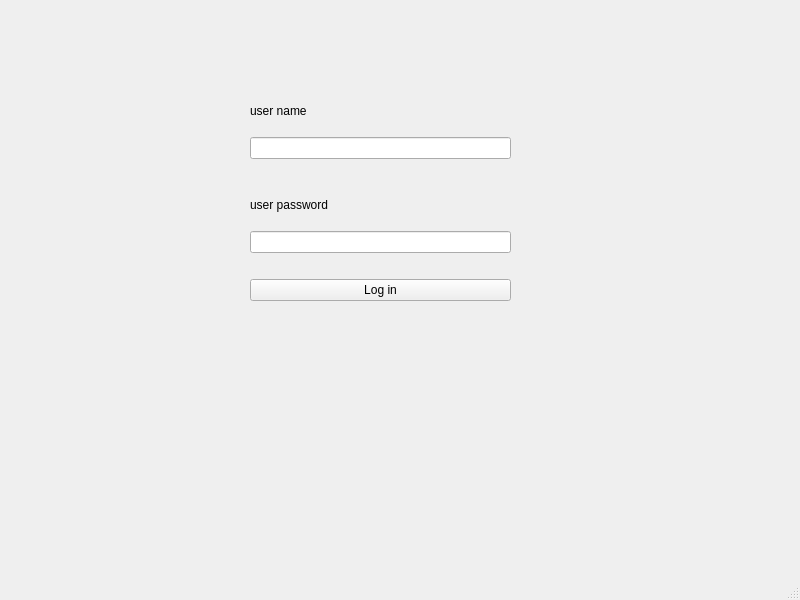
<?xml version="1.0" encoding="UTF-8"?>
<ui version="4.0">
 <class>MainWindow</class>
 <widget class="QMainWindow" name="MainWindow">
  <property name="geometry">
   <rect>
    <x>0</x>
    <y>0</y>
    <width>800</width>
    <height>600</height>
   </rect>
  </property>
  <property name="windowTitle">
   <string>MainWindow</string>
  </property>
  <widget class="QWidget" name="centralwidget">
   <widget class="QWidget" name="verticalLayoutWidget">
    <property name="geometry">
     <rect>
      <x>250</x>
      <y>90</y>
      <width>261</width>
      <height>211</height>
     </rect>
    </property>
    <layout class="QVBoxLayout" name="verticalLayout">
     <item>
      <widget class="QLabel" name="label_2">
       <property name="text">
        <string>user name</string>
       </property>
      </widget>
     </item>
     <item>
      <widget class="QLineEdit" name="lineEdit">
       <property name="maxLength">
        <number>255</number>
       </property>
      </widget>
     </item>
     <item>
      <spacer name="horizontalSpacer_2">
       <property name="orientation">
        <enum>Qt::Horizontal</enum>
       </property>
       <property name="sizeHint" stdset="0">
        <size>
         <width>40</width>
         <height>20</height>
        </size>
       </property>
      </spacer>
     </item>
     <item>
      <widget class="QLabel" name="label">
       <property name="text">
        <string>user password</string>
       </property>
      </widget>
     </item>
     <item>
      <widget class="QLineEdit" name="lineEdit_2">
       <property name="maxLength">
        <number>255</number>
       </property>
      </widget>
     </item>
     <item>
      <spacer name="horizontalSpacer">
       <property name="orientation">
        <enum>Qt::Horizontal</enum>
       </property>
       <property name="sizeHint" stdset="0">
        <size>
         <width>40</width>
         <height>20</height>
        </size>
       </property>
      </spacer>
     </item>
     <item>
      <widget class="QPushButton" name="pushButton">
       <property name="text">
        <string>Log in</string>
       </property>
      </widget>
     </item>
    </layout>
   </widget>
  </widget>
  <widget class="QMenuBar" name="menubar">
   <property name="geometry">
    <rect>
     <x>0</x>
     <y>0</y>
     <width>800</width>
     <height>22</height>
    </rect>
   </property>
  </widget>
  <widget class="QStatusBar" name="statusbar"/>
 </widget>
 <resources/>
 <connections/>
</ui>
